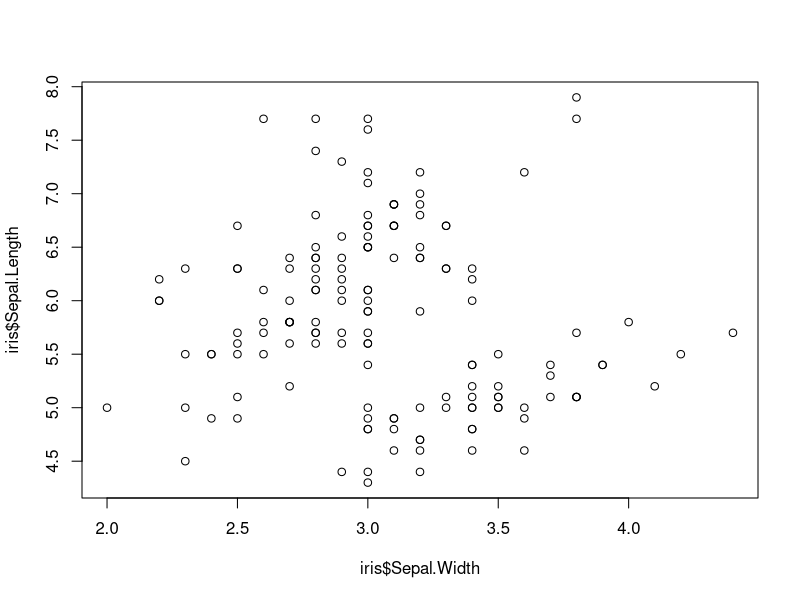
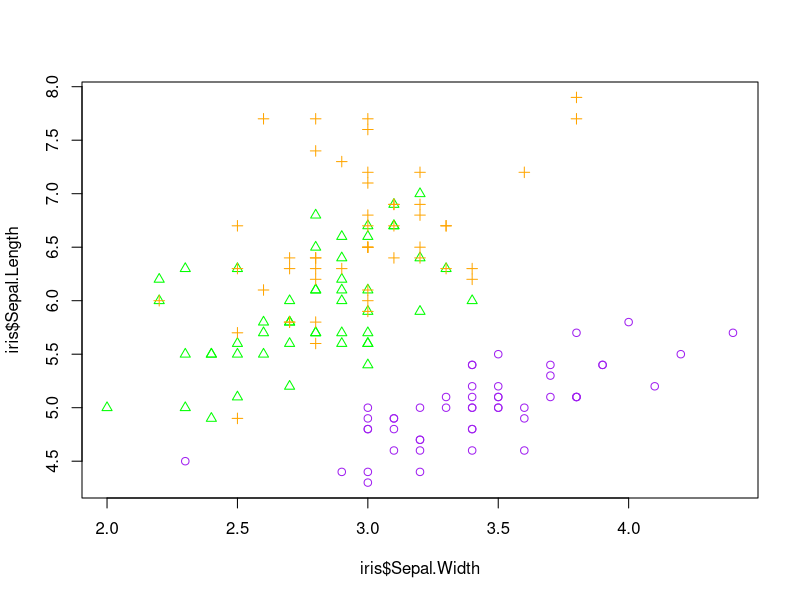
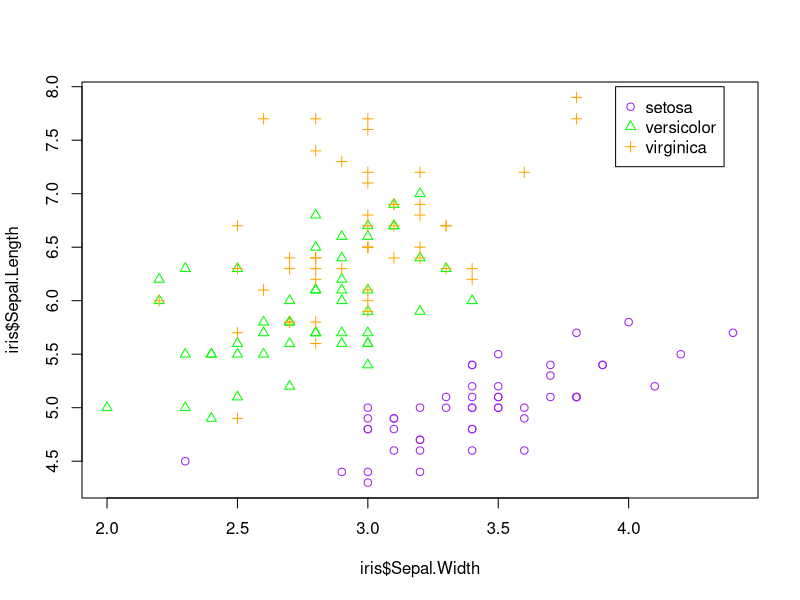
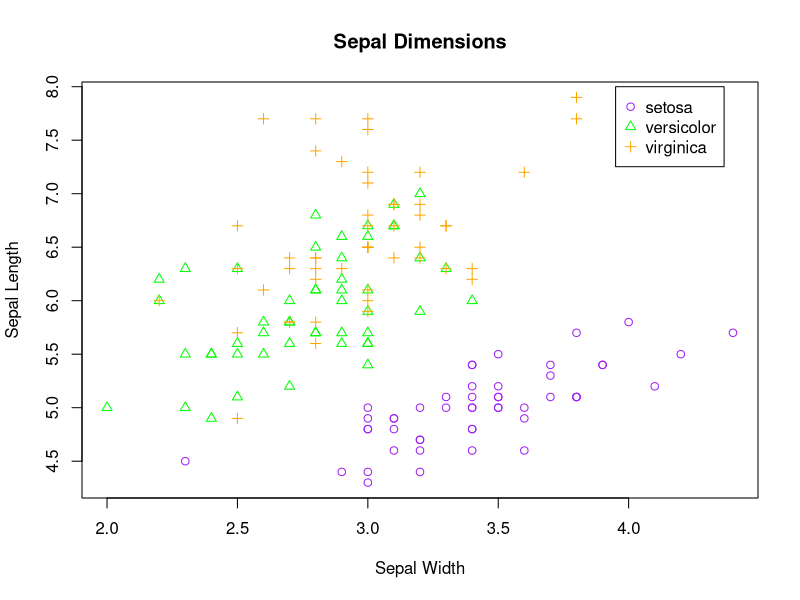
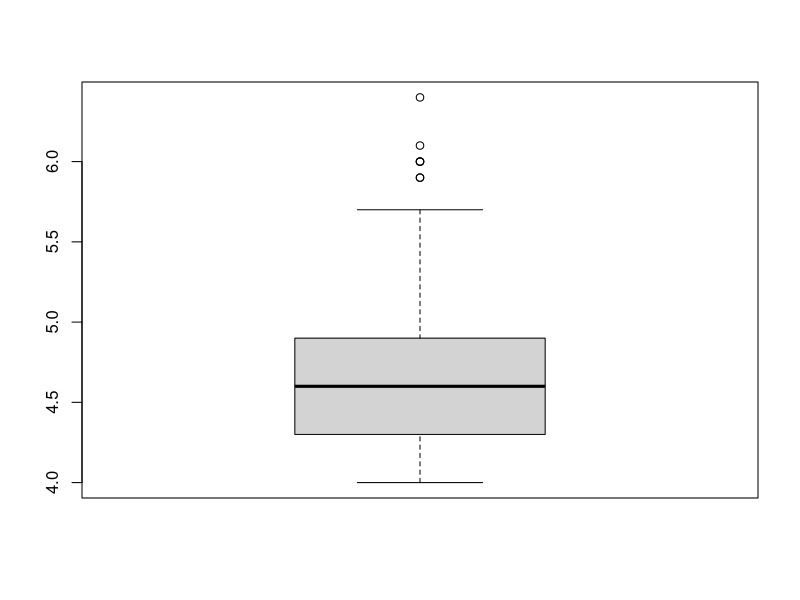
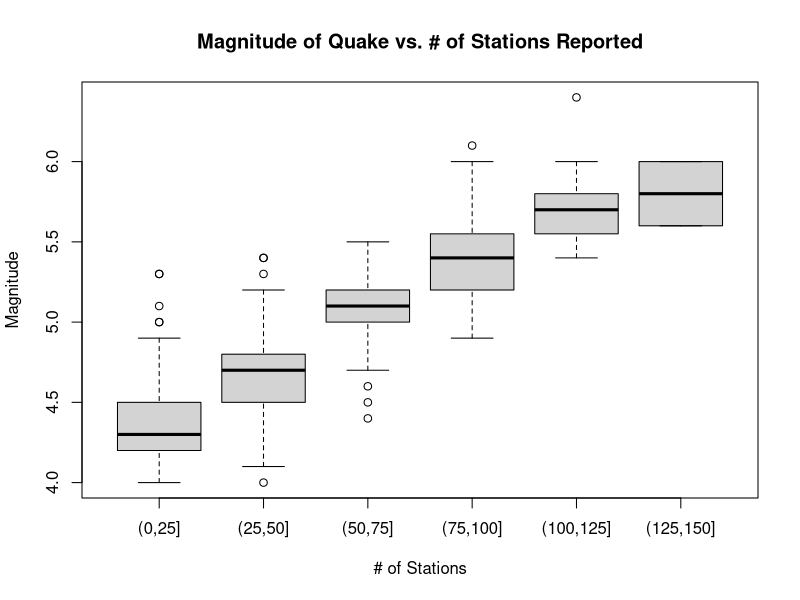
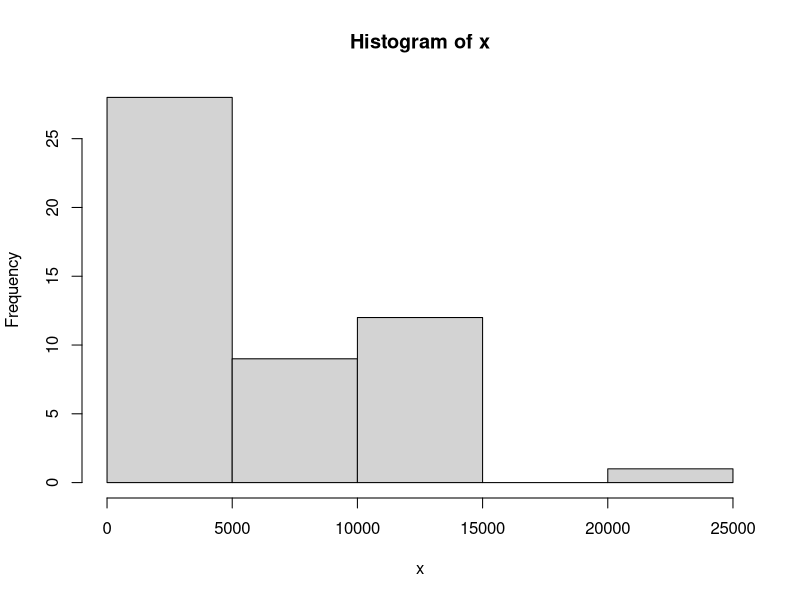
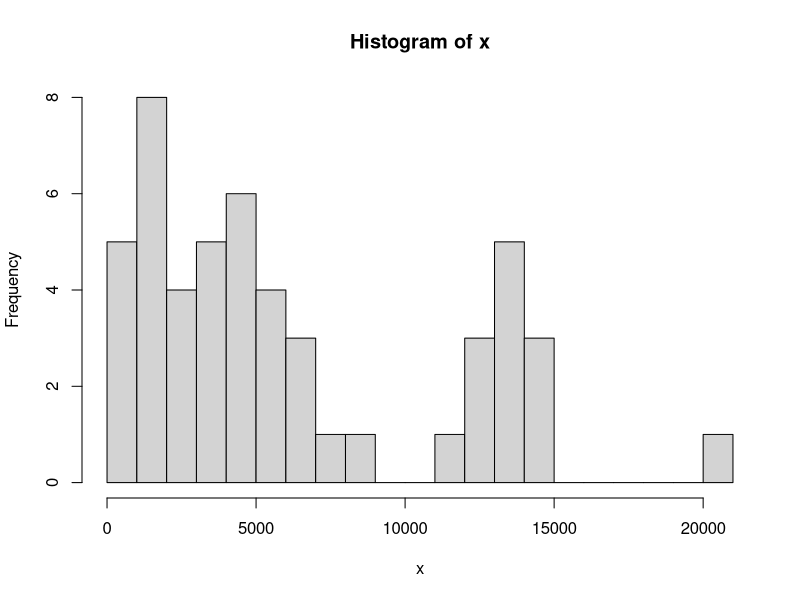

Reproduce these figures in R, in order.
## ---- chunk 1
plot(iris$Sepal.Width,iris$Sepal.Length) 
## ---- chunk 2
plot(iris$Sepal.Width,iris$Sepal.Length,pch=c(1,2,3)[unclass(iris$Species)],
col=c("purple","green","orange")[unclass(iris$Species)])
## ---- chunk 3
plot(iris$Sepal.Width,iris$Sepal.Length,pch=c(1,2,3)[unclass(iris$Species)],
col=c("purple","green","orange")[unclass(iris$Species)])
legend(3.95,8,legend=as.character(unique(iris$Species)),
col=c("purple","green","orange"),pch=1:3)
## ---- chunk 4
plot(iris$Sepal.Width,iris$Sepal.Length,pch=c(1,2,3)[unclass(iris$Species)],
xlab="Sepal Width",ylab="Sepal Length",main="Sepal Dimensions",
col=c("purple","green","orange")[unclass(iris$Species)])
legend(3.95,8,legend=as.character(unique(iris$Species)),
col=c("purple","green","orange"),pch=1:3)
## ---- chunk 5
fivenum(quakes$mag)
boxplot(quakes$mag)
## ---- chunk 6
stations.groups=cut(quakes$stations,breaks=c(0,25,50,75,100,125,150)) 
## ---- chunk 7
boxplot(quakes$mag~stations.groups, xlab="# of Stations",ylab="Magnitude",
main="Magnitude of Quake vs. # of Stations Reported")
## ---- chunk 8
x = c(2413, 20310, 12637, 2753, 14505, 14440, 2379, 447, 345, 4784, 13803, 12668, 
1235, 1257, 1671, 4041, 4145, 535, 5270, 3360, 3489, 1979, 2302, 807, 1772, 
12807, 5427, 13147, 6288, 1803, 13167, 5343, 6684, 3508, 1549, 4975, 11249, 
3213, 811, 3560, 7244, 6643, 8571, 13534, 4395, 5729, 14417, 4863, 1951, 13809)
x
## ---- chunk 9
hist(x)
## ---- chunk 10
hist(x,breaks=15)
